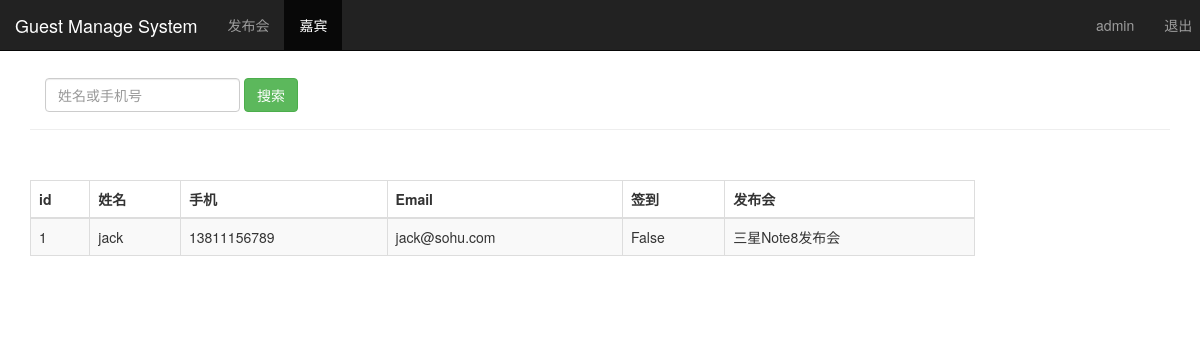
/search_name_phone/ (signed in), run on the app's committed database.
### sign/models.py (models this page shows, shortened)
class Guest(models.Model):
    event = models.ForeignKey(Event)    #关联发布会id
    realname = models.CharField(max_length=64)  #姓名
    phone = models.CharField(max_length=16)     #手机号
    email = models.EmailField()     #邮箱
    sign = models.BooleanField()    #签到状态
    create_time = models.DateTimeField(auto_now=True)   #创建时间（自动获取当前时间）
    class Meta:
        unique_together = ('event', 'phone')    #用发布会id和手机号作为联合主键

class Event(models.Model):
    name = models.CharField(max_length=100)     #发布会标题
    limit = models.IntegerField()   #参加人数
    status = models.BooleanField()  #状态
    address = models.CharField(max_length=200)   #发布会地址
    start_time = models.DateTimeField('events time')    #发布会时间
    create_time = models.DateTimeField(auto_now=True)   #创建时间（自动获取当前时间）
    def __str__(self):
        return self.name

### sign/views.py (the view)
# urls.py: url(r'^search_name_phone/$', views.search_name_phone),
@login_required
def search_name_phone(request):
    username = request.session.get('user', '')  # 获取当前session里的user
    search_name_phone = request.GET.get("name_phone", "")  # 获取用户的查询字符串，参数名为输入框控件的name属性值
    guest_list = Guest.objects.filter(Q(realname__contains=search_name_phone)|Q(phone__contains=search_name_phone))
    return render(request, "guest_manage.html", {"user":username, "guests":guest_list})

### sign/templates/guest_manage.html (shortened to what this page needs)
<!DOCTYPE html>
<html>
	<head>
		{% load bootstrap3 %}
		{% bootstrap_css %}
	</head>
	<body role="document">
		<div class="container">
			<nav class="navbar navbar-inverse navbar-fixed-top">
				<div class="navbar-header">
					<a href="/guest_manage/" class="navbar-brand">Guest Manage System</a>
				</div>
				<div class="navbar-collapse collapse" id="navbar" aria-expanded="false">
					<ul class="nav navbar-nav">
						<li><a href="/event_manage/">发布会</a></li>
						<li class="active"><a href="#">嘉宾</a></li>
					</ul>
					<ul class="nav navbar-nav navbar-right">
						<li><a href="#">{{user}}</a></li>
						<li><a href="/logout/">退出</a></li>d
					</ul>
				</div>
			</nav>
			<div class="page-header" style="padding-top: 30px;">
				<form class="navbar-form" method="get" action="/search_name_phone/" style="padding-left: 15px;">
					<div class="form-group">
						<input type="text" name="name_phone" placeholder="姓名或手机号" class="form-control" />
					</div>
					<button class="btn btn-success" type="submit">搜索</button>
				</form>
			</div>
			<div class="row" style="padding-top: 30px;">
				<div class="col-md-10">
					<table class="table table-striped table-bordered">
						<thead>
							<tr>
								<th>id</th>
								<th>姓名</th>
								<th>手机</th>
								<th>Email</th>
								<th>签到</th>
								<th>发布会</th>
							</tr>
						</thead>
						<tbody>
							{% for guest in guests %}
							<tr>
								<td>{{ guest.id }}</td>
								<td>{{ guest.realname }}</td>
								<td>{{ guest.phone }}</td>
								<td>{{ guest.email }}</td>
								<td>{{ guest.sign }}</td>
								<td>{{ guest.event }}</td>
							</tr>
							{% endfor %}
						</tbody>
					</table>
				</div>
			</div>
		</div>
	</body>
</html>

### data on the page
Guest: id "1", realname "jack", phone "13811156789", email "jack@sohu.com", sign "False", event "三星Note8发布会"

### other printed values
{{ user }} "admin"
